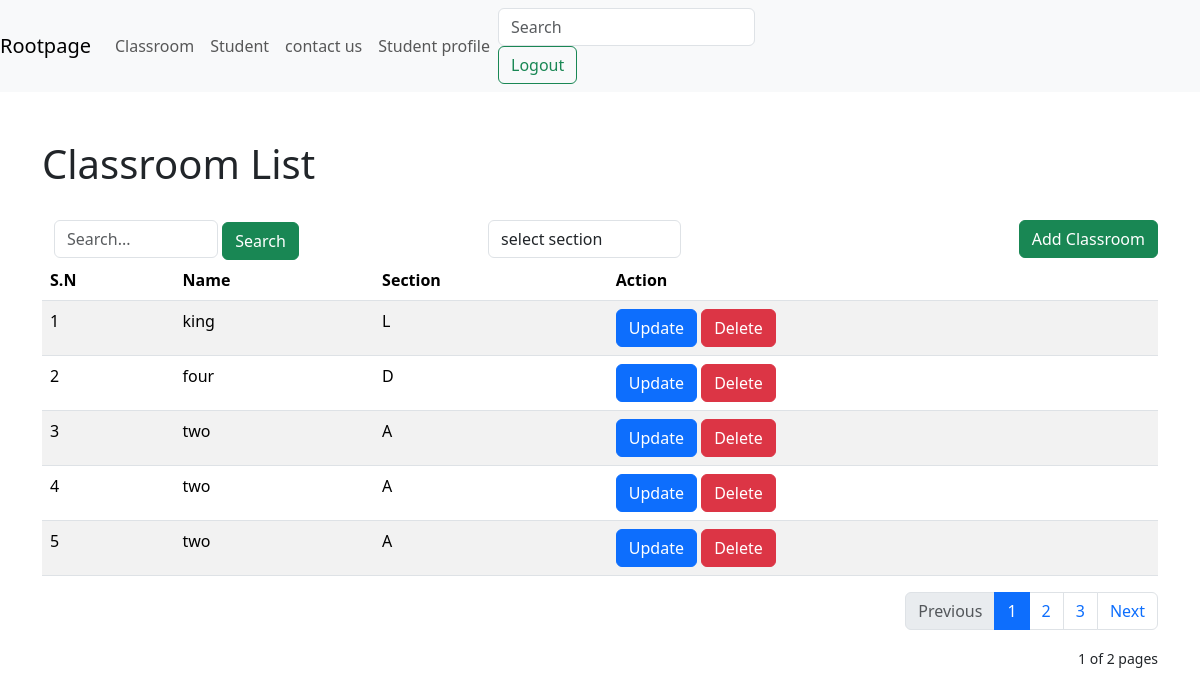
The app's page /crud/classroom/ (signed in) with its own data.
### crud/models.py (models this page shows)
class Classroom(models.Model):
    name=models.CharField(max_length=20)
    section=models.CharField(max_length=5)

### crud/views.py (the view)
# urls.py: path("classroom/", classroom_view, name="crud_classroom"),
@login_required
def classroom_view(request):
    queryset=Classroom.objects.all()
    search=request.GET.get("search")
    if search:
        queryset=queryset.filter(name__icontains=search)
    section=request.GET.get("section")
    if section:
        queryset=queryset.filter(section=section.upper())
    paginator=Paginator(queryset,5)
    page_number=request.GET.get('page')
    page_obj=paginator.get_page(page_number)
    return render(request, template_name="crud/classroom.html",
                  context={"page_obj":page_obj})

### crud/templates/crud/classroom.html (shortened to what this page needs)
{% extends 'layouts/base.html' %}
{% block content %}
<div class="container">
    <h1>Classroom List</h1><br>
    <a href="{% url 'add_classroom' %}" class="btn btn-success" style="float: right;">Add Classroom</a>
    <div class="row">
        <div class="col-md-8">
            <div class="row">
                <div class="col-md-8">
                    <form method="get">
                        <input class="form-control" placeholder="Search..." name="search" style="display: inline; width: 40%;" value="{{request.GET.search}}">
                        <button style="display: inline;" type="submit" class="btn btn-success">Search</button>
                    </form>
                </div>
                <div class="col-md-4">
                    <select name="section" class="form-control" onchange=filterBySection()>
                        <option selected > select section </option>
                    </select>
                </div>
            </div>
        </div>
        <div class="col-md-4"></div>
    </div>
    <table class="table table-striped">
        <thead>
            <tr>
                <th>S.N</th>
                <th>Name</th>
                <th>Section</th>
                <th>Action</th>
            </tr>
        </thead>
        <tbody>
            {% for classroom in page_obj %}
                <tr>
                    <td>{{ page_obj.start_index|add:forloop.counter0 }}</td>
                    <td>{{classroom.name}}</td>
                    <td>{{classroom.section}}</td>
                    <td>
                        <a href="{% url 'update_classroom' classroom.id %}" class="btn btn-primary">Update</a>
                        <a href="{% url 'delete_classroom' classroom.id %}" class="btn btn-danger">Delete</a>
                    </td>
                </tr>
            {% endfor %}
        </tbody>
    </table>
    {% include 'layouts/pagination.html' %}
</div>
{% endblock %}

### records on screen
Classroom: start_index|add "1", name "king", section "L"
Classroom: start_index|add "2", name "four", section "D"
Classroom: start_index|add "3", name "two", section "A"
Classroom: start_index|add "4", name "two", section "A"
Classroom: start_index|add "5", name "two", section "A"

### other values on screen
{{ page_obj.paginator.num_pages }} "2"
